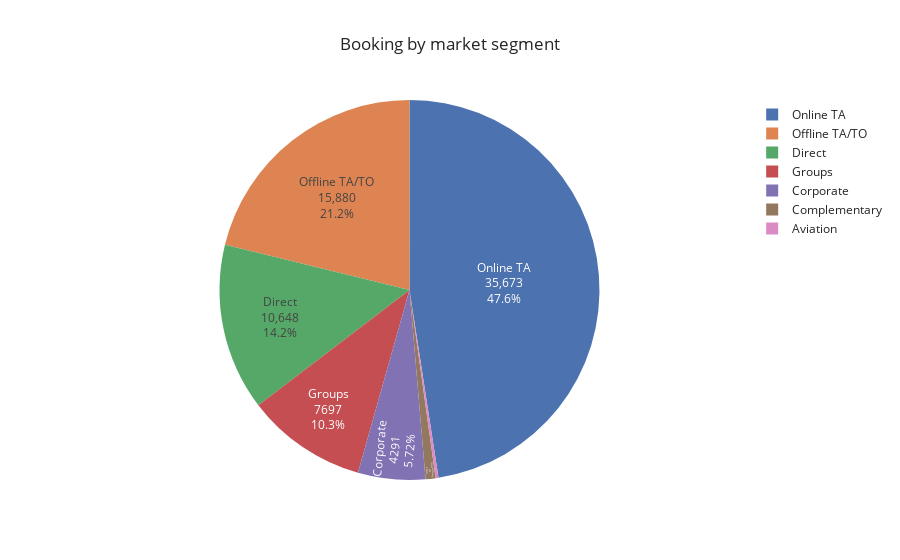

The code cell stored with this chart in its notebook:
### Code cell
fig.update_traces(textposition="inside", textinfo="value+percent+label")

fig.show()

### Figure 1 — Plotly figure (JSON) as saved in the notebook; plotly's stock layout.template omitted (floating-point values rounded to 4 significant figures)
{"data": [{"domain": {"x": [0, 1], "y": [0, 1]}, "hovertemplate": "label=%{label}<br>value=%{value}<extra></extra>", "labels": ["Online TA", "Offline TA/TO", "Direct", "Groups", "Corporate", "Complementary", "Aviation"], "legendgroup": "", "name": "", "showlegend": true, "textinfo": "value+percent+label", "textposition": "inside", "type": "pie", "values": [35673, 15880, 10648, 7697, 4291, 639, 183]}], "layout": {"legend": {"tracegroupgap": 0}, "title": {"text": "Booking by market segment"}}}
